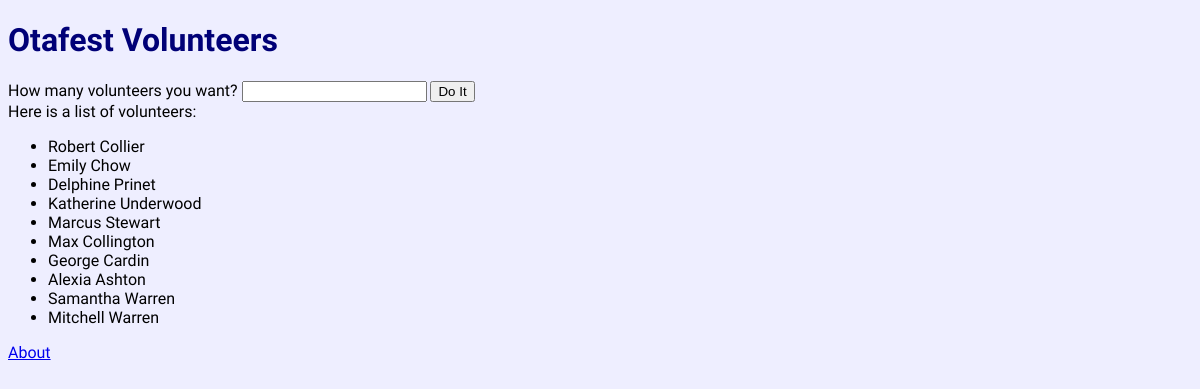
Screenshot of /oldindex.php with the database file from the repository.
### tables this page shows
Create table Volunteer
(
volunteer_id int,
firstName varChar(255),
lastName varChar(255),
nickname varChar(255),
phoneNumber varChar(13),
date_of_birth date,
primary key (volunteer_id)
);

### otafunctions.php (the view, shortened to what this page needs)
<?php
function listvolunteers(){
	 if(isset($_GET['maxid'])){
		$maxid=$_GET['maxid'];
	 }else{
		$maxid=10;
	 }
	 $sql = <<<SQL
	      	SELECT Volunteer.firstName, Volunteer.lastName
		FROM Volunteer
		WHERE volunteer_id<:maxid
SQL;
 	 $con = connectToDB();
	 $stmt = $con->prepare($sql);
	 $stmt->bindParam(':maxid',$maxid,PDO::PARAM_INT);
	$vols=$stmt->execute();
	$temp="<ul class='vols'>";
	if($vols){
		while($vol=$stmt->fetch()){
			$temp.="<li>".$vol['firstName']." ".$vol['lastName']."</li>";
		}
	}
	$temp.="</ul>";
	 return $temp;
}
function connectToDB(){
	 $dsn = 'mysql:host=localhost; dbname=volunteerDatabase;';
	 $username = 'webtest';
	 $password = 'robertcollier';
	 return new PDO($dsn, $username, $password);
}

### oldindex.php (shortened to what this page needs)
<?php
	include_once "otafunctions.php";
?>
<!DOCTYPE html>
<html>
	<head>
		<link rel="stylesheet" type="text/css" href="otatheme.css">
	</head>
	<body>
	     <h1>
	     Otafest Volunteers
	     </h1>
	     <form action="index.php">
	     	   How many volunteers you want?
		   <input type="number" name="maxid" min="1">
		   <input type="submit" value="Do It">
	     </form>
	     Here is a list of volunteers:
	     <?php
		echo listvolunteers();
	     ?>
		<footer>
			<a href="about.php">About</a>
		</footer>
	</body>
</html>

### otatheme.css (style rules this page uses)
h1 { color:#007; font-family: "Fugaz One" }
body { background-color:#eef; font-family: "Ubuntu Condensed", Arial, sans-serif }

### rows the page displays
volunteer: firstName "Robert", lastName "Collier"
volunteer: firstName "Emily", lastName "Chow"
volunteer: firstName "Delphine", lastName "Prinet"
volunteer: firstName "Katherine", lastName "Underwood"
volunteer: firstName "Marcus", lastName "Stewart"
volunteer: firstName "Max", lastName "Collington"
volunteer: firstName "George", lastName "Cardin"
volunteer: firstName "Alexia", lastName "Ashton"
volunteer: firstName "Samantha", lastName "Warren"
volunteer: firstName "Mitchell", lastName "Warren"
